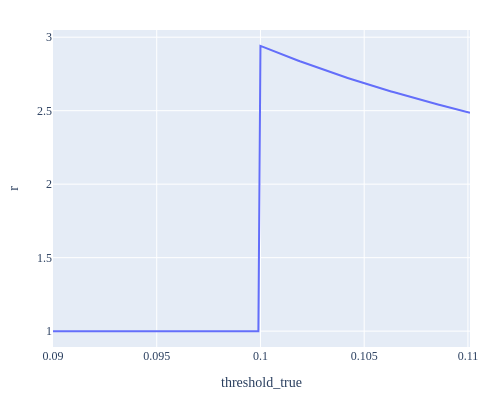

Notebook source saved alongside this figure:
### Code cell
px.line(results_tt, x="threshold_true", y="r")\
    .update_layout(
        width=500, height=400,
        font=dict(family="iosevka"),
        margin=dict(t=30, b=30, l=30, r=30),
    )

### Figure 1 — Plotly figure (JSON) as saved in the notebook; plotly's stock layout.template omitted (floating-point values rounded to 4 significant figures; data arrays with more than 128 entries replaced by an {"elided": "..."} marker saying what was removed)
{"data": [{"hovertemplate": "threshold_true=%{x}<br>r=%{y}<extra></extra>", "legendgroup": "", "line": {"color": "#636efa", "dash": "solid"}, "marker": {"symbol": "circle"}, "mode": "lines", "name": "", "orientation": "v", "showlegend": false, "type": "scatter", "x": {"elided": "202 float values"}, "xaxis": "x", "y": {"elided": "202 float values"}, "yaxis": "y"}], "layout": {"font": {"family": "iosevka"}, "height": 400, "legend": {"tracegroupgap": 0}, "margin": {"b": 30, "l": 30, "r": 30, "t": 30}, "width": 500, "xaxis": {"anchor": "y", "domain": [0, 1], "title": {"text": "threshold_true"}}, "yaxis": {"anchor": "x", "domain": [0, 1], "title": {"text": "r"}}}}
